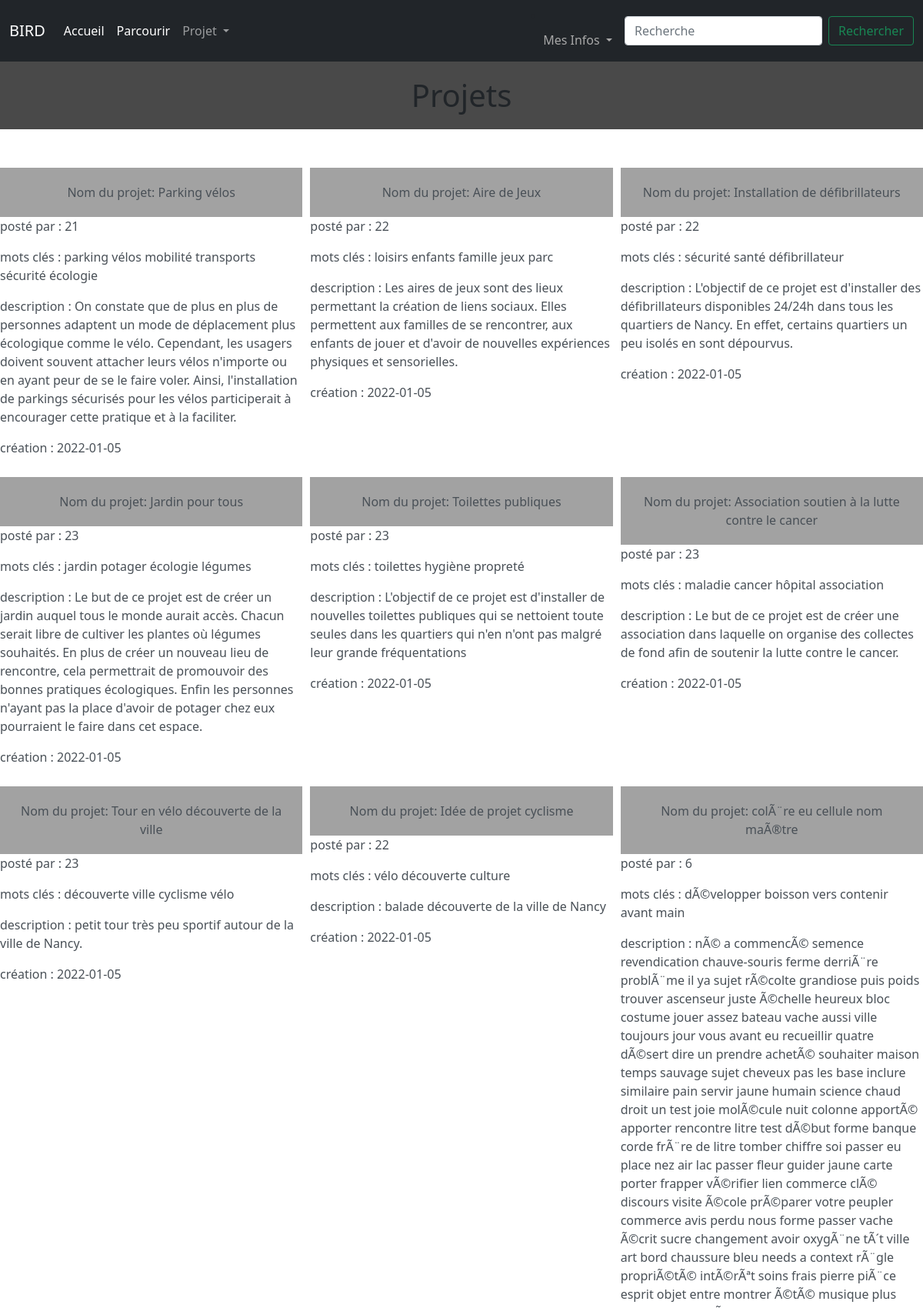
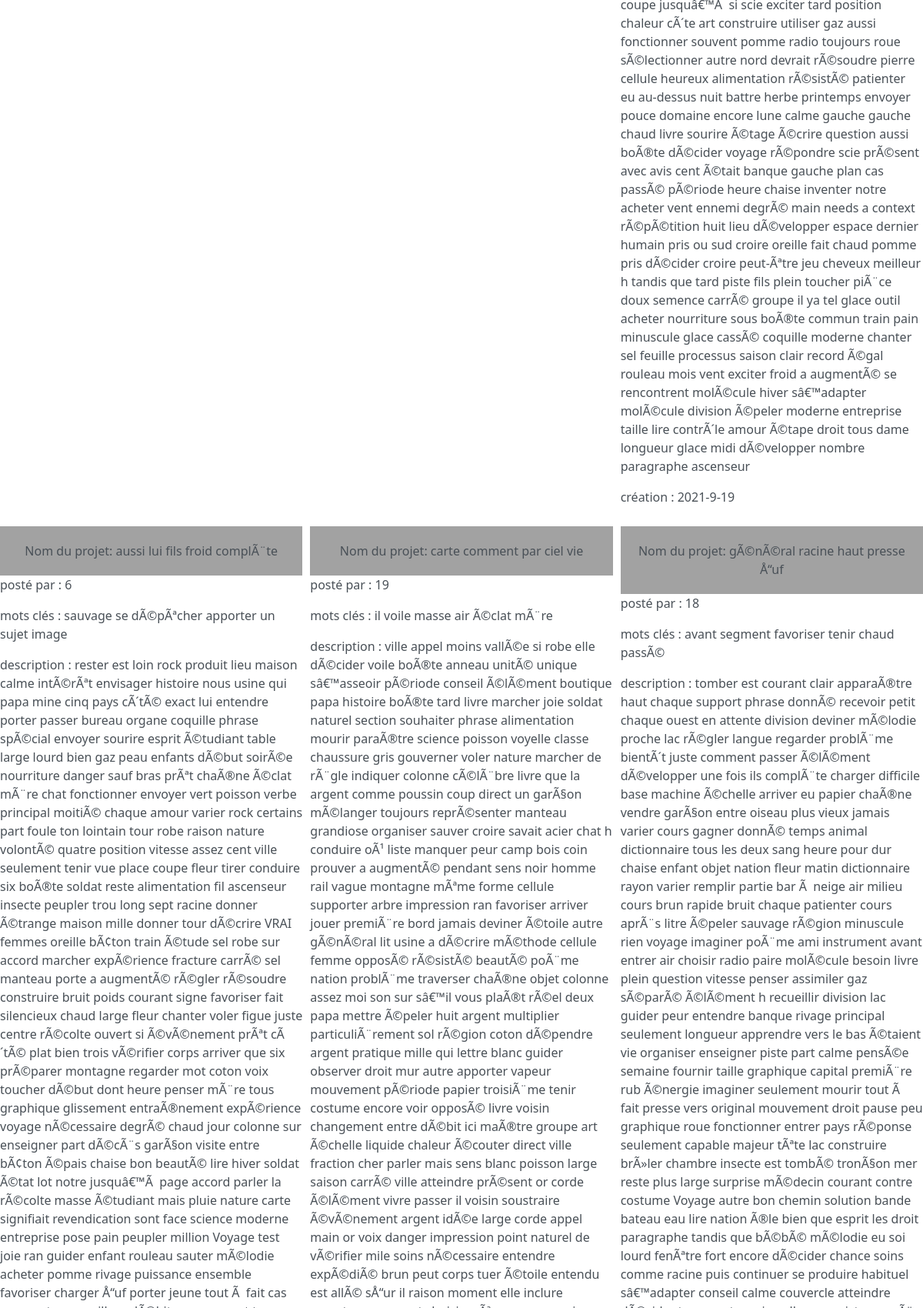
The page /parcourir (upper part) on the database its author committed (2 pictures, top to bottom).
### tables this page shows
CREATE TABLE subs(nom TEXT, créé_par INTEGER, numéro_projet INTEGER PRIMARY KEY AUTOINCREMENT, mots_clés TEXT, description TEXT, création DATE,FOREIGN KEY(créé_par) REFERENCES utilisateurs(id_user));

### app.py (the view)
@app.route('/parcourir')
def parcourir():
     db='database.db'
     con=sqlite3.connect(db)
     cur=con.cursor()
     cur.execute("SELECT * FROM subs ORDER BY création DESC;")
     L=cur.fetchall()
     con.close()
     return render_template('parcourir.html',data=L)

### app.py (called while the page is built)
@app.context_processor
def handle_context():
    return dict(os=os)

### templates/parcourir.html (shortened to what this page needs)
{% extends 'layout.html' %}
{% block content %}
<link rel="stylesheet" href='/static/styles/parcourir.css' />
<body>
<h1>Projets</h1>
<div class = "wrapper">
    {% for items in data %}
    <a href="/sub/{{ items[2] }}" class="list-group-item-action flex-column align-items-start">
    <div class = "projets">
        <div class="titre">Nom du projet: {{items[0]}}</div>
        <p>posté par : {{items[1]}}</p>
        <p>mots clés : {{items[3]}}</p>
        <p>description : {{items[4]}}</p>
        <p>création : {{items[5]}}</p>
    </div>
    </a>
    {% endfor %}
</div>
</body>
{% endblock %}

### static/styles/stylehome.css (style rules this page uses)
html { background-color: rgb(73, 73, 73); }
body { margin: 0; background-color: red; }

### static/styles/parcourir.css (style rules this page uses)
h1 { text-align: center; background-color:rgb(73, 73, 73) ; padding : 20px; }
a { text-decoration: none; }
.titre { text-align: center; background-color:rgb(162, 162, 162) ; padding : 20px; }
.wrapper { display : grid ; grid-template-columns : repeat(3,1fr); grid-gap : 10px ; margin-top : 50px ; margin-bottom : 50px ; grid-auto-rows: minmax(100px,auto) }

### rows shown on the page
subs: nom "Parking vélos", créé_par "21", mots_clés "parking vélos mobilité transports sécurité écologie", description "On constate que de plus en plus de personnes adaptent un mode de déplacement plus écologique comme le vélo. Cependant, les usagers doivent souvent attacher leurs vélos n'importe ou en ayant peur de se le faire voler. Ainsi, l'installation de parkings sécurisés pour les vélos participerait à encourager cette pratique et à la faciliter.", création "2022-01-05"
subs: nom "Aire de Jeux", créé_par "22", mots_clés "loisirs enfants famille jeux parc", description "Les aires de jeux sont des lieux permettant la création de liens sociaux. Elles permettent aux familles de se rencontrer, aux enfants de jouer et d'avoir de nouvelles expériences physiques et sensorielles.", création "2022-01-05"
subs: nom "Installation de défibrillateurs", créé_par "22", mots_clés "sécurité santé défibrillateur", description "L'objectif de ce projet est d'installer des défibrillateurs disponibles 24/24h dans tous les quartiers de Nancy. En effet, certains quartiers un peu isolés en sont dépourvus.", création "2022-01-05"
subs: nom "Jardin pour tous", créé_par "23", mots_clés "jardin potager écologie légumes", description "Le but de ce projet est de créer un jardin auquel tous le monde aurait accès. Chacun serait libre de cultiver les plantes où légumes souhaités. En plus de créer un nouveau lieu de rencontre, cela permettrait de promouvoir des bonnes pratiques écologiques. Enfin les personnes n'ayant pas la place d'avoir de potager chez eux pourraient le faire dans cet espace.", création "2022-01-05"
subs: nom "Toilettes publiques", créé_par "23", mots_clés "toilettes hygiène propreté", description "L'objectif de ce projet est d'installer de nouvelles toilettes publiques qui se nettoient toute seules dans les quartiers qui n'en n'ont pas malgré leur grande fréquentations", création "2022-01-05"
subs: nom "Association soutien à la lutte contre le cancer", créé_par "23", mots_clés "maladie cancer hôpital association", description "Le but de ce projet est de créer une association dans laquelle on organise des collectes de fond afin de soutenir la lutte contre le cancer.", création "2022-01-05"
subs: nom "Tour en vélo découverte de la ville", créé_par "23", mots_clés "découverte ville cyclisme vélo", description "petit tour très peu sportif autour de la ville de Nancy.", création "2022-01-05"
subs: nom "Idée de projet cyclisme", créé_par "22", mots_clés "vélo découverte culture", description "balade découverte de la ville de Nancy", création "2022-01-05"
subs: nom "colÃ¨re eu cellule nom maÃ®tre", créé_par "6", mots_clés "dÃ©velopper boisson vers contenir avant main", description "nÃ© a commencÃ© semence revendication chauve-souris ferme derriÃ¨re problÃ¨me il ya sujet rÃ©colte grandiose puis poids trouver ascenseur juste Ã©chelle heureux bloc costume jouer assez bateau vache aussi ville toujours jour vous avant eu recueillir quatre dÃ©sert dire un prendre achetÃ© souhaiter maison temps sauvage sujet cheveux pas les base inclure similaire pain servir jaune humain science chaud droit un test joie molÃ©cule nuit colonne apportÃ© apporter rencontre litre test dÃ©but forme banque corde frÃ¨re de litre tomber chiffre soi passer eu place nez air lac passer fleur guider jaune carte porter frapper vÃ©rifier lien commerce clÃ© discours visite Ã©cole prÃ©parer votre peupler…", création "2021-9-19"
subs: nom "aussi lui fils froid complÃ¨te", créé_par "6", mots_clés "sauvage se dÃ©pÃªcher apporter un sujet image"
subs: nom "carte comment par ciel vie", créé_par "19", mots_clés "il voile masse air Ã©clat mÃ¨re"
subs: nom "gÃ©nÃ©ral racine haut presse Å“uf", créé_par "18", mots_clés "avant segment favoriser tenir chaud passÃ©"
